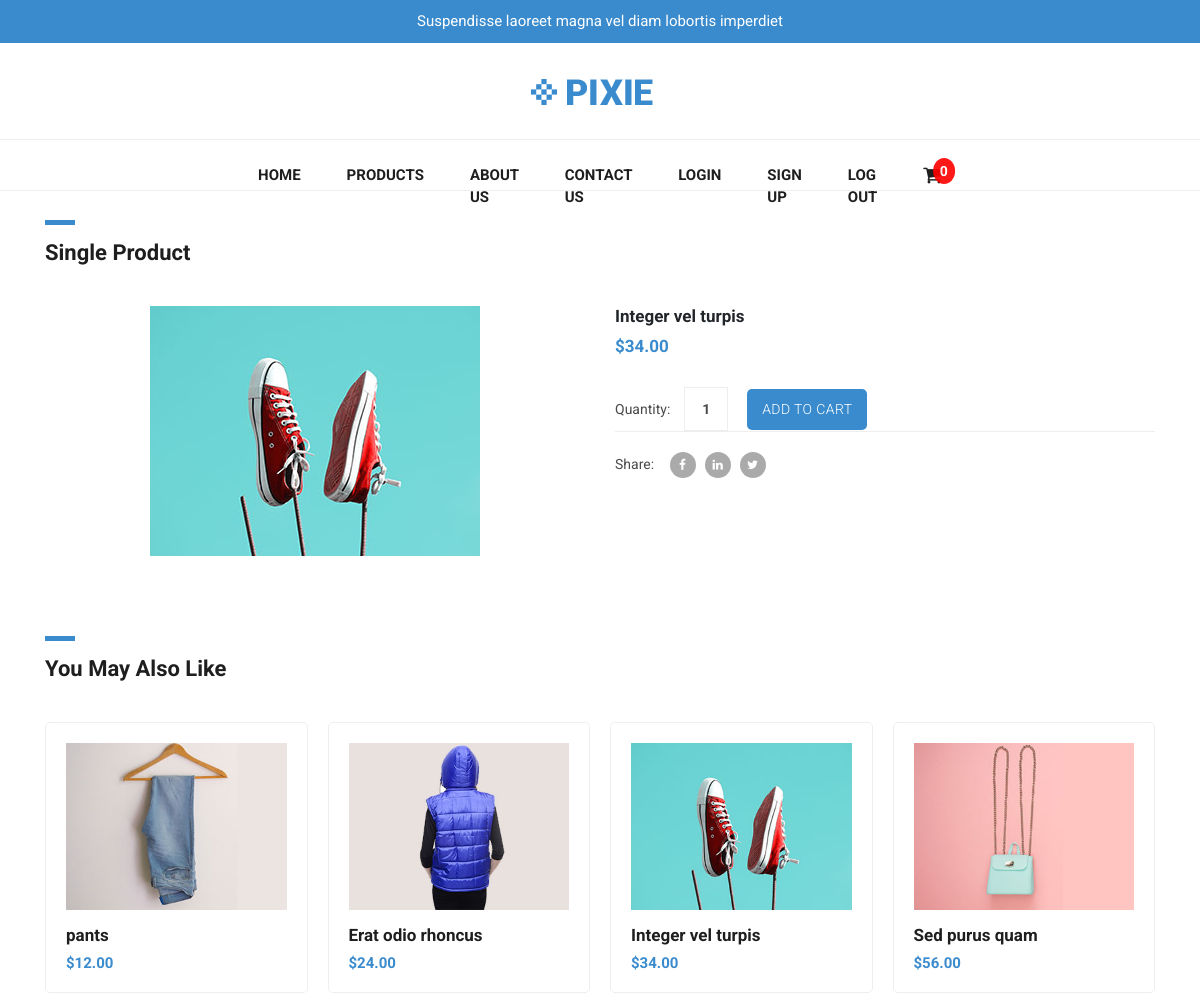
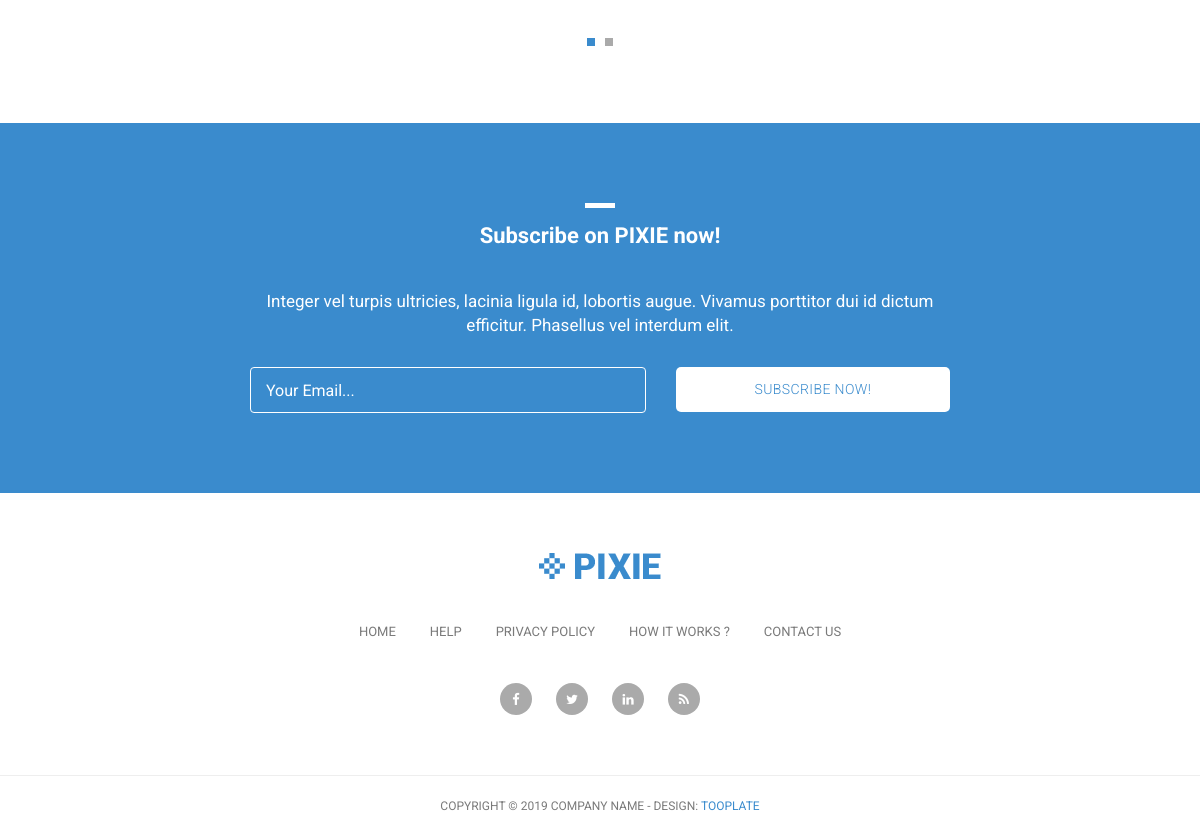
Page /products/3 (signed in) on the committed database (2 pictures, top to bottom).
### ecommerce/models.py (models this page shows, shortened)
class Product(models.Model):
    name = models.CharField(max_length=200 , null=True)
    price = models.DecimalField(max_digits=7 , decimal_places=2)
    image = models.ImageField(null=True , blank=True)
    description = models.TextField(null=True , blank=True)
    @property
    def imageUrl(self):
        try:
            url = self.image.url
        except:
            url = ''
        return url

### ecommerce/views.py (the view)
# urls.py: path('products/<int:product_pk>', views.singleProduct, name='singleProduct'),
def singleProduct(request, product_pk):
    if request.user.is_authenticated:
        customer = request.user.customer
        order, created = Order.objects.get_or_create(customer=customer , complete = False)
        items = order.orderitem_set.all()
        cartItems = order.get_cart_item
    else:
        pass
    product = get_object_or_404(Product, pk=product_pk)
    products = Product.objects.all()
    context = {'product': product,
               'products': products, 'cartItems': cartItems}
    return render(request, 'ecommerce/single-product.html', context)

### ecommerce/models.py (called while the page is built)
    @property
    def get_cart_item(self):
        orderitems = self.orderitem_set.all()
        total = sum([item.quantity for item in orderitems])
        return total

### ecommerce/templates/ecommerce/single-product.html (shortened to what this page needs)
{% extends 'ecommerce/base.html' %}
{% load static %}
{% block content %}
<div class="single-product">
  <div class="container">
    <div class="row">
      <div class="col-md-12">
        <div class="section-heading">
          <div class="line-dec"></div>
          <h1>Single Product</h1>
        </div>
      </div>
      <div class="col-md-6 img-cover">
        <img class="img-item" src="{{product.imageUrl}}" alt="">
      </div>
      <div class="col-md-6">
        <div class="right-content">
          <h4>{{product.name}}</h4>
          <h6>${{product.price}}</h6>
          <form method="POST" id="updateCartForm">
            <label for="quantity">Quantity:</label>
            <input
              name="quantity"
              type="quantity"
              class="quantity-text"
              id="quantity"
              onfocus="if(this.value == '1') { this.value = ''; }"
              onBlur="if(this.value == '') { this.value = '1';}"
              value="1"
            />
            <input type="submit" data-product="{{product.id}}" class="button" id="update-cart" value="Add to cart" />
          </form>
          <div class="down-content">
            <div class="share">
              <h6>
                Share:
                <span
                  ><a href="#"><i class="fa fa-facebook"></i></a
                  ><a href="#"><i class="fa fa-linkedin"></i></a
                  ><a href="#"><i class="fa fa-twitter"></i></a
                ></span>
              </h6>
            </div>
          </div>
        </div>
      </div>
    </div>
  </div>
</div>
<div class="featured-items">
  <div class="container">
    <div class="row">
      <div class="col-md-12">
        <div class="section-heading">
          <div class="line-dec"></div>
          <h1>You May Also Like</h1>
        </div>
      </div>
      <div class="col-md-12">
        <div class="owl-carousel owl-theme">
          {% for product in products %}
          <a href="{% url 'singleProduct' product.id %}">
            <div class="featured-item">
              <img src="{{product.imageUrl}}" alt="{{product.name}} image" />
              <h4>{{product.name}}</h4>
              <h6>${{product.price}}</h6>
            </div>
          </a>
          {% endfor %}
        </div>
      </div>
    </div>
  </div>
</div>
{% endblock %}

### ecommerce/static/css/tooplate-main.css (style rules this page uses)
body { font-family: 'Roboto', sans-serif; transition: all 0.5s; }
a { text-decoration: none!important; }
.section-heading { margin-top: 80px; margin-bottom: 40px; }
.section-heading .line-dec { width: 30px; height: 5px; background-color: #3a8bcd; }
.section-heading h1 { font-size: 22px; font-weight: 700; color: #1e1e1e; margin-top: 15px; }
.featured-items { margin-bottom: 70px; }
.featured-item { border-radius: 5px; border: 1px solid #eee; padding: 20px; transition: all 0.5s; }
.featured-item img { width: 100%; }
.featured-item h4 { font-size: 17px; font-weight: 700; color: #1e1e1e; margin-top: 15px; transition: all 0.5s; }
.featured-item h6 { color: #3a8bcd; font-size: 15px; font-weight: 700; margin-bottom: 0px; }
.single-product .right-content h4 { font-size: 17px; font-weight: 700; margin-top: 0px; }
.single-product .right-content h6 { color: #3a8bcd; font-size: 17px; font-weight: 700; margin-top: 10px; }
.single-product .right-content span { font-size: 14px; color: #3a8bcd; font-weight: 500; display: inline-block; margin-bottom: 15px; }
.single-product .right-content label { font-size: 14px; color: #4a4a4a; }
.single-product .right-content .quantity-text { margin-left: 10px; width: 44px; height: 44px; line-height: 42px; font-size: 14px; font-weight: 700; color: #4a4a4a; display: inline-block; text-align: center; outline: none; border: 1px solid #eee; }
.single-product .right-content .button { margin-left: 15px; cursor: pointer; background-color: #3a8bcd; outline: none; border-radius: 5px; padding: 10px 15px; display: inline-block; color: #fff; font-size: 14px; text-transform: uppercase; font-weight: 300; letter-spacing: 0.4px; text-decoration: none; transition: all 0.5s; box-shadow: none; border: none; }
.single-product .right-content .down-content span { margin-bottom: 0px; display: inline-block; margin-left: 8px; color: #aaa; }
.single-product .right-content .down-content span a { color: #aaa; font-weight: 400; margin-left: 4px; transition: all 0.5s; }
.single-product .right-content .down-content span a i { transition: all 0.5s; background-color: #aaa; width: 26px; height: 26px; display: inline-block; text-align: center; line-height: 26px; border-radius: 50%; color: #fff; font-size: 12px; margin-right: 5px; }
.single-product .right-content .down-content .share { border-top: 1px solid #eee; padding: 10px 0px; }
.single-product .right-content .down-content h6 { font-size: 14px; color: #4a4a4a; font-weight: 400; }

### rows in the picture
Product: imageUrl (picture), name "Integer vel turpis", price "34.00"
Product: imageUrl (picture), name "pants", price "12.00"
Product: imageUrl (picture), name "Erat odio rhoncus", price "24.00"
Product: imageUrl (picture), name "Sed purus quam", price "56.00"

### other values in the picture
{{ cartItems|floatformat:0 }} "0"
